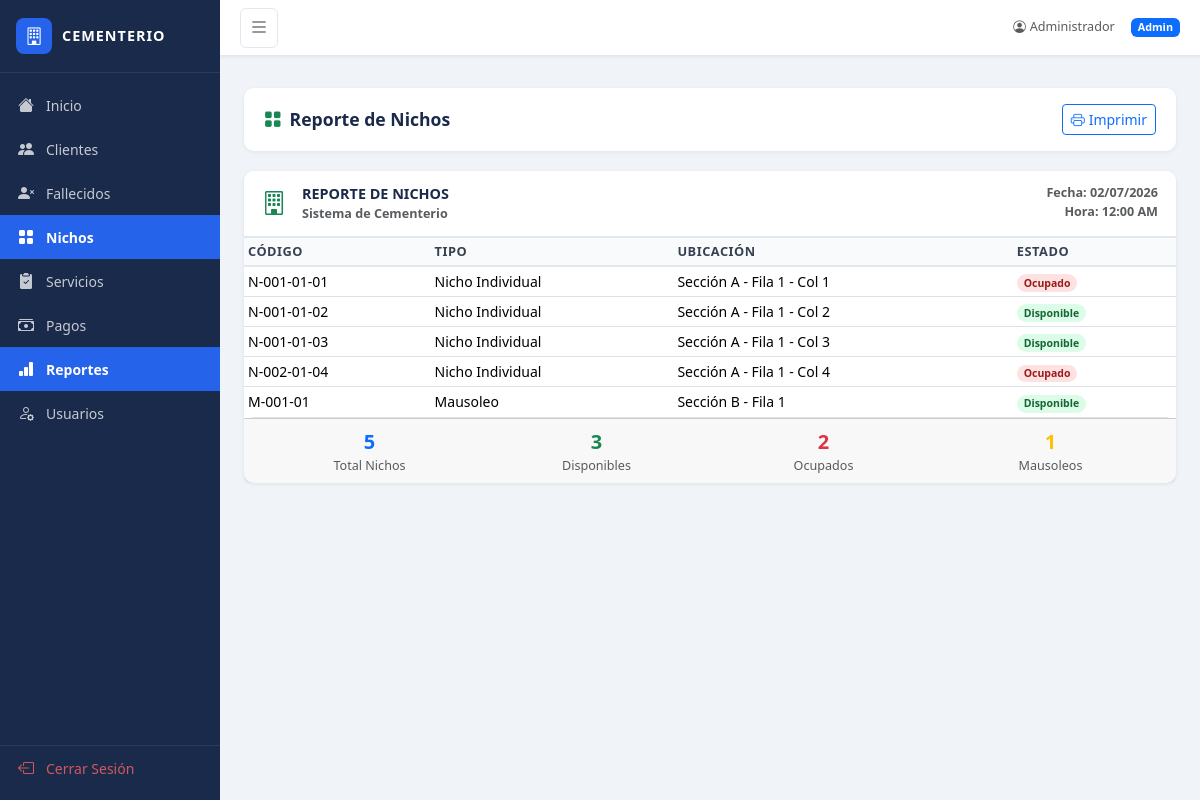
/reportes/nichos (signed in), run on an earlier commit of the app's database.
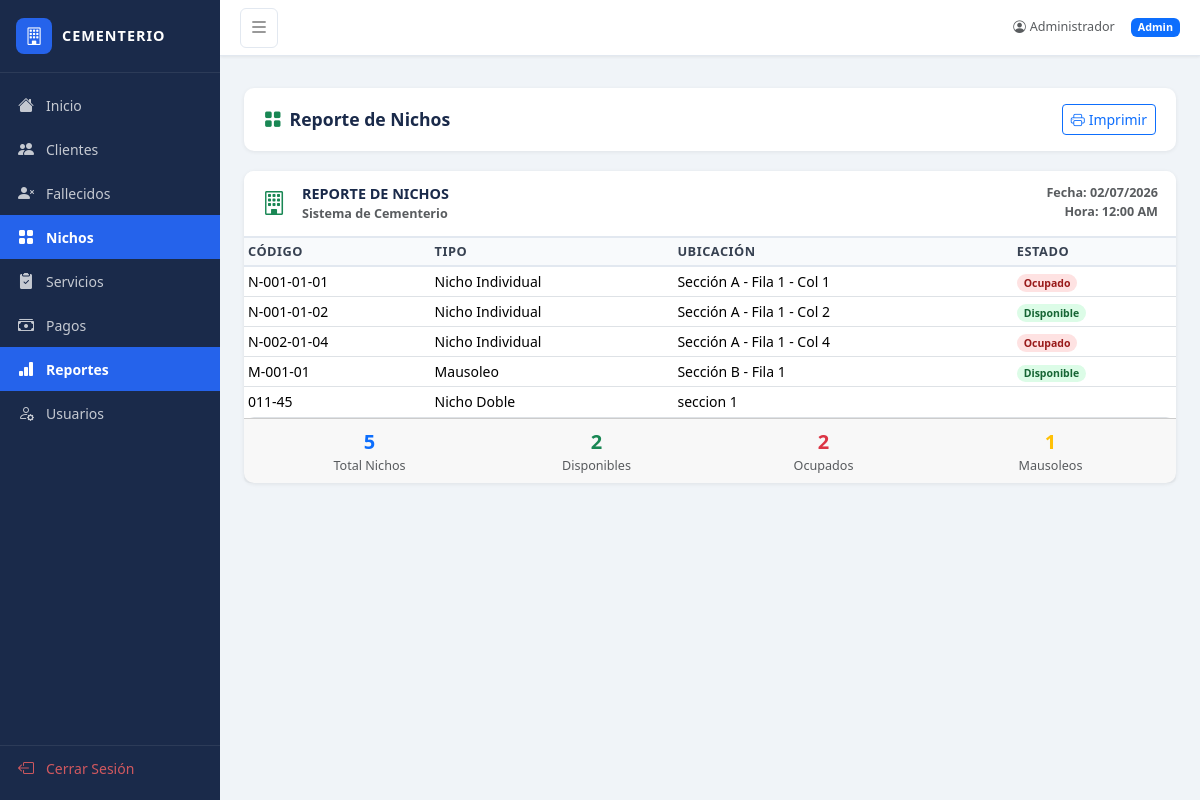
And on a later commit of the database.
### app.py (models this page shows)
class Nicho(db.Model):
    id = db.Column(db.Integer, primary_key=True)
    codigo = db.Column(db.String(20), unique=True, nullable=False)
    tipo = db.Column(db.String(50), nullable=False)
    ubicacion = db.Column(db.String(100))
    estado = db.Column(db.String(20), default='Disponible')
    observaciones = db.Column(db.Text)
    servicios = db.relationship('Servicio', backref='nicho', lazy=True)

### app.py (the view)
@app.route('/reportes/nichos')
@login_required
def reporte_nichos():
    lista = Nicho.query.all()
    total = len(lista)
    disponibles = sum(1 for n in lista if n.estado == 'Disponible')
    ocupados = sum(1 for n in lista if n.estado == 'Ocupado')
    mausoleos = sum(1 for n in lista if n.tipo == 'Mausoleo')
    return render_template('reporte_nichos.html', nichos=lista, total=total,
                           disponibles=disponibles, ocupados=ocupados, mausoleos=mausoleos, fecha=date.today())

### app.py (called while the page is built)
def login_required(f):
    @wraps(f)
    def decorated_function(*args, **kwargs):
        if 'user_id' not in session:
            return redirect(url_for('login'))
        return f(*args, **kwargs)
    return decorated_function

### templates/reporte_nichos.html (shortened to what this page needs)
{% extends "base.html" %}
{% block content %}
<div class="page-header no-print">
    <h4><i class="bi bi-grid-fill me-2 text-success"></i>Reporte de Nichos</h4>
    <button onclick="window.print()" class="btn btn-outline-primary btn-sm">
        <i class="bi bi-printer me-1"></i>Imprimir
    </button>
</div>
<div class="card mb-3">
    <div class="card-header d-flex align-items-center justify-content-between">
        <div class="d-flex align-items-center gap-3">
            <i class="bi bi-building fs-4 text-success"></i>
            <div><div class="fw-bold">REPORTE DE NICHOS</div><div class="text-muted small">Sistema de Cementerio</div></div>
        </div>
        <div class="text-end small text-muted">Fecha: {{ fecha.strftime('%d/%m/%Y') }}<br>Hora: {{ fecha.strftime('%I:%M %p') }}</div>
    </div>
    <div class="table-responsive">
        <table class="table table-sm mb-0">
            <thead>
                <tr><th>Código</th><th>Tipo</th><th>Ubicación</th><th>Estado</th></tr>
            </thead>
            <tbody>
                {% for n in nichos %}
                <tr>
                    <td>{{ n.codigo }}</td>
                    <td>{{ n.tipo }}</td>
                    <td>{{ n.ubicacion or '-' }}</td>
                    <td><span class="badge rounded-pill badge-estado-{{ n.estado|lower }}">{{ n.estado }}</span></td>
                </tr>
                {% endfor %}
            </tbody>
        </table>
    </div>
    <div class="card-footer">
        <div class="row text-center g-2">
            <div class="col-3">
                <div class="fw-bold fs-5 text-primary">{{ total }}</div>
                <div class="small text-muted">Total Nichos</div>
            </div>
            <div class="col-3">
                <div class="fw-bold fs-5 text-success">{{ disponibles }}</div>
                <div class="small text-muted">Disponibles</div>
            </div>
            <div class="col-3">
                <div class="fw-bold fs-5 text-danger">{{ ocupados }}</div>
                <div class="small text-muted">Ocupados</div>
            </div>
            <div class="col-3">
                <div class="fw-bold fs-5 text-warning">{{ mausoleos }}</div>
                <div class="small text-muted">Mausoleos</div>
            </div>
        </div>
    </div>
</div>
{% endblock %}

What changed in the data, as far as the page shows it:
removed Nicho: codigo "N-001-01-03", tipo "Nicho Individual", ubicacion "Sección A - Fila 1 - Col 3", estado "Disponible"
added Nicho: codigo "011-45", tipo "Nicho Doble", ubicacion "seccion 1", estado "Reservado" (drawn)
Also different on the page:
{{ disponibles }}: "3" → "2"
